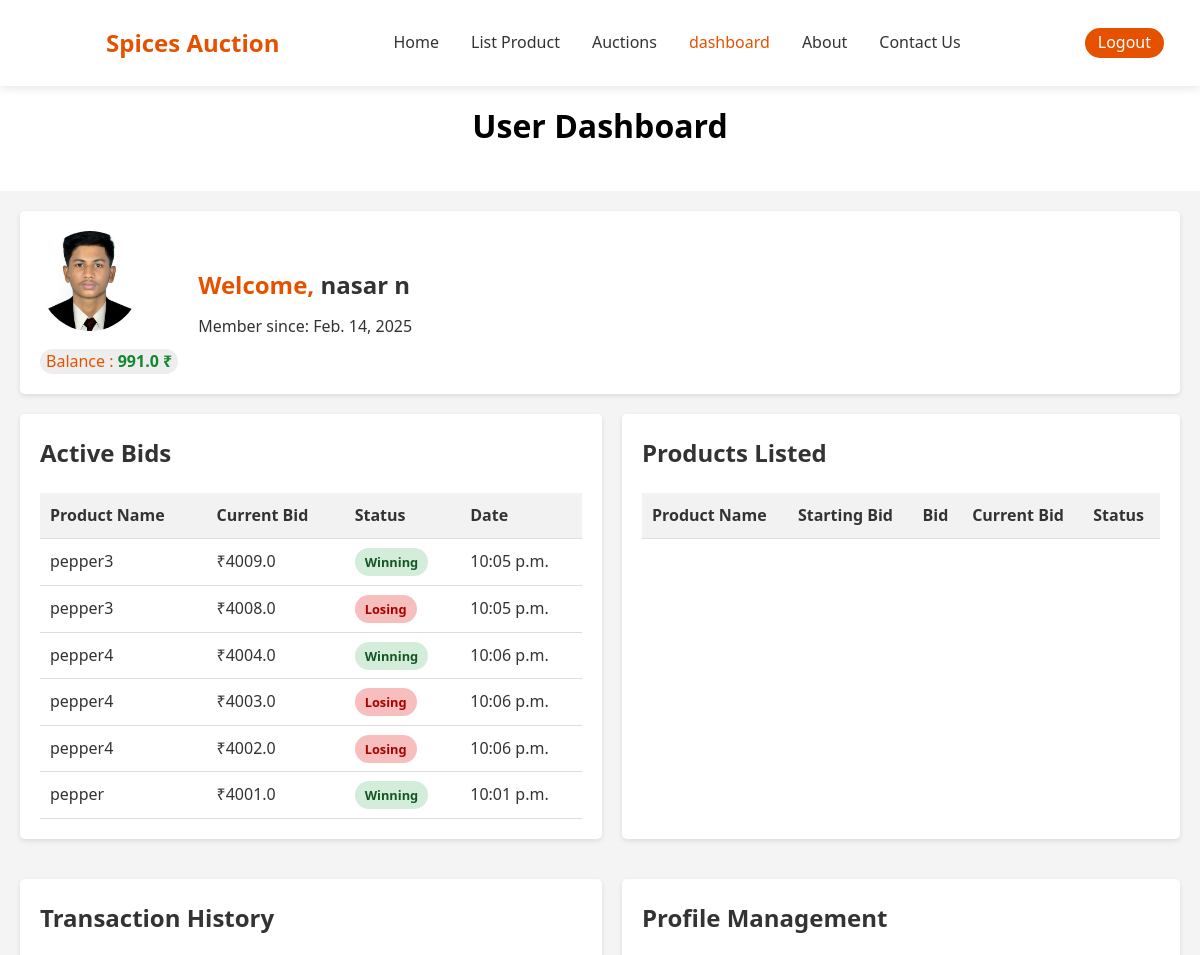
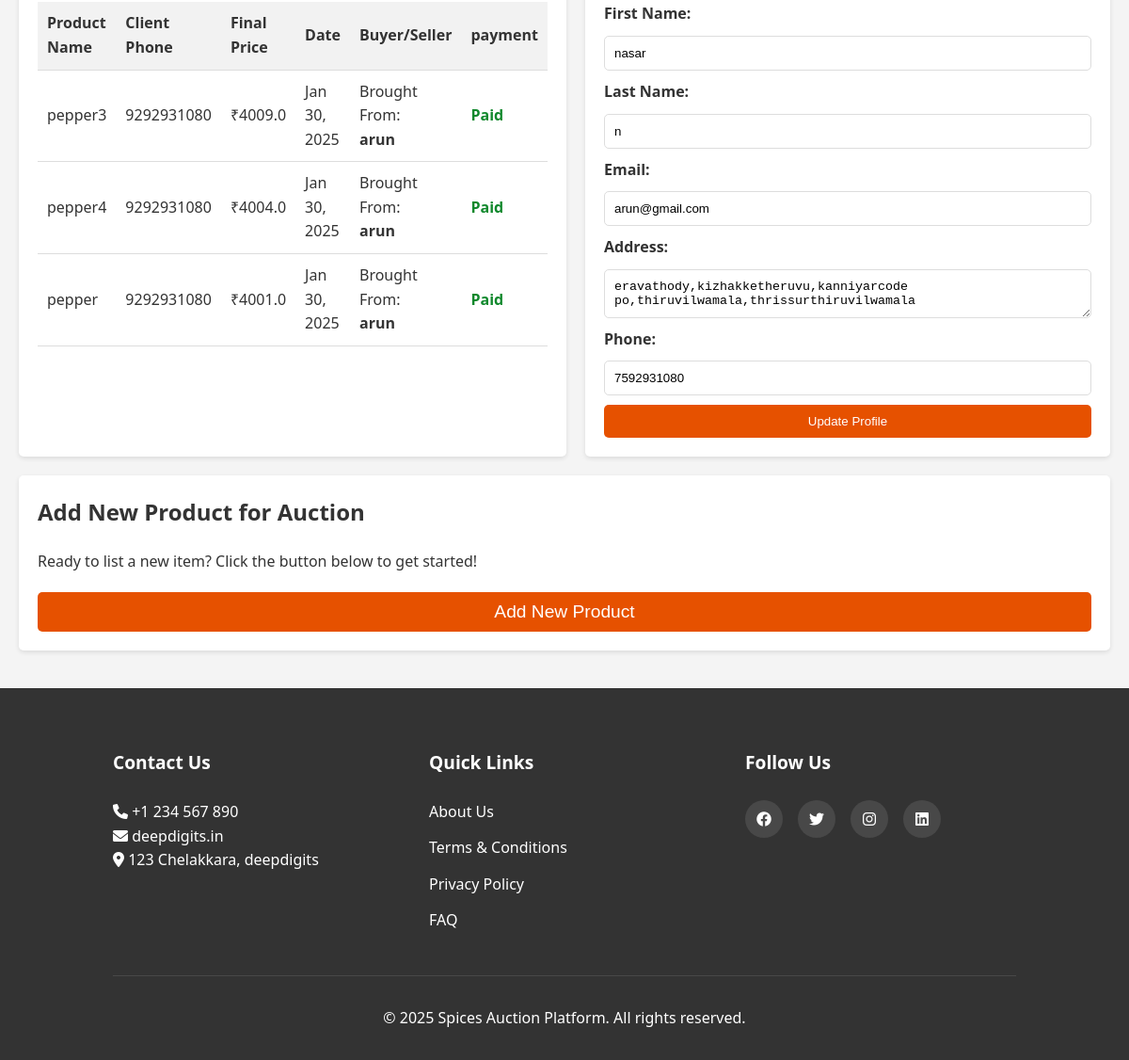
The page /dashboard/ (signed in) on the database its author committed (2 pictures, top to bottom).
### spiceapp/models.py (models this page shows, shortened)
class Profile(models.Model):
    user = models.ForeignKey(User,on_delete = models.CASCADE,null = True)
    phoneNumber =models.IntegerField(null=True)
    profilePic = models.ImageField(upload_to='signatures/principals/', blank=True, null=True)
    address = models.CharField(max_length=100,null=True)
    date = models.DateField(auto_now_add=True,null=True)
    balance = models.FloatField(default=10000)

class Bids(models.Model):
    user = models.ForeignKey(User,on_delete = models.CASCADE,null = True)
    product = models.ForeignKey(Products,on_delete = models.CASCADE,null = True)
    bid_price=models.FloatField(default=0,null=True,blank=True)
    status=models.CharField(max_length=100,null=True,blank=True)
    ends_in = models.IntegerField()
    paid = models.BooleanField(default=False)

class Products(models.Model):
    user = models.ForeignKey(User,on_delete = models.CASCADE,null = True)
    bid_price=models.FloatField(default=0,null=True,blank=True)
    bid=models.IntegerField(default=0)
    product_name = models.CharField(max_length=255)
    category = models.CharField(max_length=50)
    quality = models.CharField(max_length=50)
    starting_price = models.IntegerField(default=0)
    reserve_price = models.IntegerField(default=0)
    quantity = models.PositiveIntegerField()
    auction_duration = models.IntegerField()
    created = models.TimeField(null=True,blank=True)
    certified = models.CharField(max_length=50)
    description = models.TextField()
    origin = models.CharField(max_length=255)
    product_image = models.ImageField(upload_to='product_images/', blank=True, null=True)
    spice_video = models.FileField(upload_to='videos/', blank=True, null=True)
    account_number = models.CharField(max_length=20)
    ifsc = models.CharField(max_length=20)
    status=models.CharField(max_length=100,null=True,blank=True)
    is_approved = models.BooleanField(default=False)
    is_ended = models.BooleanField(default=False)

### spiceapp/views.py (the view, shortened to what this page needs)
# urls.py: path('dashboard/',views.dashboard,name='dashboard'),
def dashboard(request):
    pro = Profile.objects.filter(user=request.user).first()
    spices = Products.objects.filter(user=request.user).order_by('-id')
    product = Products.objects.filter(Q(user=request.user) & Q(is_ended=True))
    bids_user = Bids.objects.filter(user=request.user).order_by('-bid_price')
    details = []
    details2 = []
    current_datetime = datetime.datetime.now().strftime("%Y-%m-%d at %I:%M %p")
    for b in bids_user:
        prod = Products.objects.filter(Q(is_ended=True) & Q(pk=b.product.pk))
        profile = Profile.objects.filter(user= request.user).first()
        for p in prod:
            try:
                sold = Bids.objects.filter(Q(product=p) & Q(user=request.user) & Q(status="winning")).order_by('-bid_price').first()
                if sold:
                    ph = Profile.objects.filter(user=sold.product.user).first()
                    dict_details = {
                        'name': sold.product.product_name,
                        'price': sold.bid_price,
                        'phone': ph.phoneNumber,
                        'date': "Jan 30, 2025",
                        'bought_from': sold.product.user.username,
                        'pk':sold.pk,
                        'paid':sold.paid
                    }
                    print(dict_details)
                    if dict_details not in details2:
                        details2.append(dict_details)
                        if not Notification.objects.filter(user=sold.user, title=f"{sold.product.product_name} Purchased!").exists():
                            Notification.objects.create(
                                user=sold.user,
                                title=f"{sold.product.product_name} Purchased!",
                                description=f"Congratulations! 🎉 You bought {sold.product.product_name} from {sold.product.user.username} on {current_datetime}. Thank you for buying with us!"
                            )
            except Exception as e:
                print(f"Error processing bought item: {e}")
    bids = Bids.objects.filter(user=request.user).order_by('-id')
    return render(request, 'Dashboard.html', {'profile': pro,'listed': spices,'bids': bids,'bidsSold': details,'bidsBought': details2})

### spiceapp/templates/Dashboard.html (shortened to what this page needs)
{% load static %}
<!DOCTYPE html>
<html lang="en">
<head>
    <link rel="stylesheet" href="https://cdnjs.cloudflare.com/ajax/libs/font-awesome/6.0.0/css/all.min.css">
</head>
<body>
    <nav class="navbar">
        <div class="logo">
            <dotlottie-player src="https://lottie.host/2d91b95a-174d-4f94-93ba-57b556a8bde2/Yho8FKEF8S.lottie" background="transparent" speed="2" style="width: 80px; height:80px" loop autoplay></dotlottie-player>
            <span>Spices Auction</span>
        </div>
        <div class="nav-links">
            <a href="{% url 'home' %}" >Home</a>
            {% if request.user.username == 'admin' %}
            <a href="{% url 'adminpage' %}">Pending</a>
            <a href="{% url 'adminapproved' %}">Approved</a>
            {% else %}
            <a href="{% url 'listproduct' %}">List Product</a>
            <a href="{% url 'auction' %}">Auctions</a>
            {% if request.user.is_authenticated %}
            <a href="{% url 'dashboard' %}" class="active">dashboard</a>
            {% endif %}
            {%endif%}
            <a href="#footer">About</a>
            <a href="#footer">Contact Us</a>
        </div>
        <div class="logreg">
            {% if request.user.is_authenticated %}
            <a href="{% url 'logout' %}" class="aa">Logout</a>
            {% else %}
            <a href="{% url 'login' %}" class="aa">Login</a>
            <a href="{% url 'register' %}" class="aa">Register</a>
            {% endif %}
        </div>
    </nav>
    <header>
        <div class="container">
            <center><h1>User Dashboard</h1></center>
        </div>
    </header>
    <main class="container">
        <section class="profile-summary card">
            <div style="display: flex;justify-content: space-between;">
                <div style="display: flex;align-items: center;justify-content:space-between;">
                    <div class="profile-picture"><img src="{{profile.profilePic.url}}" alt="">  <div class="wallet" style="margin-right:0px;">
                        <p style="background-color: #ededed;padding:0px 6px 0px 6px;border-radius:17px;margin-top:10px;color: #10882c;font-weight: 700;"><span style="color:#e65100;font-weight: 500;">Balance : </span>{{profile.balance}} ₹</p>
                    </div></div>
                    <div class="profile-info">
                        <h2><span style="color: #e65100;">Welcome,</span> {{profile.user.first_name}} {{profile.user.last_name}}</h2>
                        <p>Member since: {{profile.date}}</p>
                    </div>
                </div>
            </div>
        </section>
        <div class="dashboard-grid">
            <section class="active-bids card">
                <h2>Active Bids</h2>
                <table>
                    <thead>
                        <tr>
                            <th>Product Name</th>
                            <th>Current Bid</th>
                            <th>Status</th>
                            <th>Date</th>
                        </tr>
                    </thead>
                    <tbody>
                        {% for i in bids %}
                        <tr>
                            <td>{{i.product.product_name}}</td>
                            <td>₹{{i.bid_price}}</td>
                            {% if i.status == "losing" %}
                            <td><span class="status winning" style="color: rgb(171, 0, 0);background-color: rgb(247, 190, 190);">Losing</span></td>
                            {% else %}
                            <td><span class="status winning">Winning</span></td>
                            {% endif %}
                            <td>{{i.product.created}}</td>
                        </tr>
                        {% endfor %}
                    </tbody>
                </table>
            </section>
            <section class="products-listed card">
                <h2>Products Listed</h2>
                <table>
                    <thead>
                        <tr>
                            <th>Product Name</th>
                            <th>Starting Bid</th>
                            <th>Bid</th>
                            <th>Current Bid</th>
                            <th>Status</th>
                        </tr>
                    </thead>
                </table>
            </section>
            <section class="transaction-history card">
                <h2>Transaction History</h2>
                <table>
                    <thead>
                        <tr>
                            <th>Product Name</th>
                            <th>Client Phone</th>
                            <th>Final Price</th>
                            <th>Date</th>
                            <th>Buyer/Seller</th>
                            <th>payment</th>
                        </tr>
                    </thead>
                    <tbody>
                        {% for b in bidsBought %}
                        <tr>
                            <td>{{b.name}}</td>
                            <td>{{b.phone}}</td>
                            <td>₹{{b.price}}</td>
                            <td>{{b.date}}</td>
                            <td>Brought From: <p style="font-weight: 700;">{{b.bought_from}}</p></td>
                           {% if not b.paid %}
                            <td><a href="{% url 'payment' %}?amount={{ b.price }}&sold={{ b.bought_from|urlencode }}&pk={{ b.pk }}"><button style="width:fit-content;">PAY ₹{{ b.price }}</button></a></td>
                            {% else %}
                            <td><p  style="color: #10882c;font-weight:600;">Paid</p></td>
                            {% endif %}
                        </tr>
                        {% endfor %}
                    </tbody>
                </table>
            </section>
            <section class="profile-management card">
                <h2>Profile Management</h2>
                <form id="profile-form" method="post" action="{% url 'updateprofile' %}">
                    <label for="name">First Name:</label>
                    <input type="text" id="name" name="firstname" value="{{profile.user.first_name}}" required pattern="^[A-Za-z\s]+$"
                    title="Username is not valid">
                    <label for="name">Last Name:</label>
                    <input type="text" id="name" name="lastname" value="{{profile.user.last_name}}" required pattern="^[A-Za-z\s]+$"
                    title="Username is not valid">
                    <label for="email">Email:</label>
                    <input type="email" id="email" name="email" value="{{profile.user.email}}" required>
                    <label for="address">Address:</label>
                    <textarea id="address" name="address" value="" ariaaluemax="{{profile.address}}" required>{{profile.address}}</textarea>
                    <label for="name">Phone:</label>
                    <input type="number" id="name" name="phone" value="{{profile.phoneNumber}}" required "   pattern="^(?!0{10}$)\d{10}$" title="Phone number must be 10 digits">
                    <button >Update Profile</button>
                </form>
            </section>
        </div>
        <section class="add-product card">
            <h2>Add New Product for Auction</h2>
            <p>Ready to list a new item? Click the button below to get started!</p>
            <a href="{% url 'listproduct' %}"><button id="add-product-btn" class="add-product-btn">Add New Product</button></a>
        </section>
    </main>
    <footer class="footer" id="footer">
        <div class="footer-content">
            <div class="footer-section">
                <h3>Contact Us</h3>
                <p><i class="fas fa-phone"></i> +1 234 567 890</p>
                <p><i class="fas fa-envelope"></i> deepdigits.in</p>
                <p><i class="fas fa-map-marker-alt"></i> 123 Chelakkara, deepdigits</p>
            </div>
            <div class="footer-section">
                <h3>Quick Links</h3>
                <a href="#">About Us</a>
                <a href="#">Terms & Conditions</a>
                <a href="#">Privacy Policy</a>
                <a href="#">FAQ</a>
            </div>
            <div class="footer-section">
                <h3>Follow Us</h3>
                <div class="social-links">
                    <a href="#"><i class="fab fa-facebook"></i></a>
                    <a href="#"><i class="fab fa-twitter"></i></a>
                    <a href="#"><i class="fab fa-instagram"></i></a>
                    <a href="#"><i class="fab fa-linkedin"></i></a>
                </div>
            </div>
        </div>
        <div class="footer-bottom">
            <p>&copy; 2025 Spices Auction Platform. All rights reserved.</p>
        </div>
    </footer>
</body>
</html>

### spiceapp/templates/Dashboard.html (style rules this page uses)
* { margin: 0; padding: 0; box-sizing: border-box; scroll-behavior: smooth; }
body { font-family: 'Segoe UI', Tahoma, Geneva, Verdana, sans-serif; line-height: 1.6; color: #333; background-color: #f4f4f4; scroll-behavior: smooth; }
.navbar { position: fixed; top: 0; width: 100%; display: flex; justify-content: space-between; align-items: center; padding: 3px 3%; background: rgba(255, 255, 255, 0.95); box-shadow: 0 2px 10px rgba(0, 0, 0, 0.1); z-index: 1000; }
.logo { display: flex; align-items: center; }
.logo span { margin-left:-10px; font-size: 1.5rem; font-weight: bold; color: #e65100; }
.nav-links { display: flex; gap: 2rem; }
.nav-links a { text-decoration: none; color: #333; font-weight: 500; transition: color 0.3s ease; background-color:transparent; }
.logreg { display: flex; justify-content: center; align-items: center; gap: 10px; }
.aa { display: flex; align-items: center; justify-content: center; }
.logreg .aa { text-decoration: none; background-color:#e65100 ; padding:2px 13px 2px 13px; color: #fff; border-radius: 15px; }
.nav-links a:hover, .nav-links a.active { color: #e65100; }
.container { max-width: 1400px; margin: 0 auto; padding: 20px; }
h1, h2, h3 { margin-bottom: 20px; }
header { margin-top:60px; background-color: #ffffff; color: #000000; padding: 20px 0; }
header h1 { margin-bottom: 0; }
.dashboard-grid { display: grid; grid-template-columns: 1fr 1fr; gap: 20px; }
.card { background-color: #fff; border-radius: 5px; box-shadow: 0 2px 5px rgba(0,0,0,0.1); padding: 20px; margin-bottom: 20px; }
.profile-summary { display: flex; align-items: center; margin-bottom: 20px; }
.profile-picture img { width: 100px; height: 100px; border-radius: 50%; object-fit: cover; }
.profile-info h2 { margin-bottom: 10px; }
.profile-info { margin-left: 20px; }
table { width: 100%; border-collapse: collapse; }
th, td { padding: 10px; text-align: left; border-bottom: 1px solid #ddd; }
th { background-color: #f2f2f2; }
a { text-decoration: none; }
.status { padding: 5px 10px; border-radius: 15px; font-size: 0.8em; font-weight: bold; }
.winning { background-color: #d4edda; color: #155724; }
.active { background-color: #cce5ff; color: #004085; }
form { display: grid; gap: 10px; }
label { font-weight: bold; }
input[type="text"], input[type="email"], input[type="password"], input[type="number"], textarea, select { width: 100%; padding: 10px; border: 1px solid #ddd; border-radius: 5px; }
button { background-color: #e65100; color: #fff; border: none; padding: 10px 20px; border-radius: 5px; cursor: pointer; transition: background-color 0.3s; }
.add-product-btn { display: block; width: 100%; text-align: center; font-size: 1.2em; margin-top: 20px; }
.footer { background: #333; color: white; padding: 4rem 10% 2rem; }
.footer-content { display: grid; grid-template-columns: repeat(auto-fit, minmax(250px, 1fr)); gap: 3rem; margin-bottom: 2rem; }
.footer-section h3 { margin-bottom: 1.5rem; font-size: 1.2rem; }
.footer-section a { color: white; text-decoration: none; display: block; margin-bottom: 0.8rem; transition: color 0.3s ease; }
.social-links { display: flex; gap: 1rem; }
.social-links a { width: 40px; height: 40px; background: rgba(255, 255, 255, 0.1); border-radius: 50%; display: flex; align-items: center; justify-content: center; transition: background-color 0.3s ease; }
.footer-bottom { text-align: center; padding-top: 2rem; border-top: 1px solid rgba(255, 255, 255, 0.1); }

### rows shown on the page
Profile: profilePic (picture), balance "991.0", user.first_name "nasar", user.last_name "n", date "Feb. 14, 2025", firstname "nasar", lastname "n", email "arun@gmail.com", address "eravathody,kizhakketheruvu,kanniyarcode po,thiruvilwamala,thrissurthiruvilwamala", phone "7592931080"
Bids: product.product_name "pepper3", bid_price "4009.0", status "Winning", product.created "10:05 p.m.", price "4009.0"
Bids: product.product_name "pepper3", bid_price "4008.0", status "Losing", product.created "10:05 p.m."
Bids: product.product_name "pepper4", bid_price "4004.0", status "Winning", product.created "10:06 p.m.", price "4004.0"
Bids: product.product_name "pepper4", bid_price "4003.0", status "Losing", product.created "10:06 p.m."
Bids: product.product_name "pepper4", bid_price "4002.0", status "Losing", product.created "10:06 p.m."
Bids: product.product_name "pepper", bid_price "4001.0", status "Winning", product.created "10:01 p.m.", price "4001.0"
Products: name "pepper3"
Products: name "pepper4"
Products: name "pepper"

### other values the page prints
{{ b.phone }} "9292931080" "9292931080" "9292931080"
{{ b.date }} "Jan 30, 2025" "Jan 30, 2025" "Jan 30, 2025"
{{ b.bought_from }} "arun" "arun" "arun"
